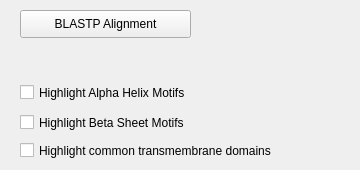
      <widget class="QWidget" name="FunctionalComparison">
       <attribute name="title">
        <string>Functional Comparison</string>
       </attribute>
       <widget class="QPushButton" name="pushButton">
        <property name="geometry">
         <rect>
          <x>20</x>
          <y>10</y>
          <width>171</width>
          <height>28</height>
         </rect>
        </property>
        <property name="text">
         <string>BLASTP Alignment</string>
        </property>
       </widget>
       <widget class="QCheckBox" name="checkBox_2">
        <property name="geometry">
         <rect>
          <x>20</x>
          <y>80</y>
          <width>241</width>
          <height>25</height>
         </rect>
        </property>
        <property name="text">
         <string>Highlight Alpha Helix Motifs</string>
        </property>
       </widget>
       <widget class="QCheckBox" name="checkBox_3">
        <property name="geometry">
         <rect>
          <x>20</x>
          <y>110</y>
          <width>231</width>
          <height>25</height>
         </rect>
        </property>
        <property name="text">
         <string>Highlight Beta Sheet Motifs</string>
        </property>
       </widget>
       <widget class="QCheckBox" name="checkBox_4">
        <property name="geometry">
         <rect>
          <x>20</x>
          <y>140</y>
          <width>331</width>
          <height>21</height>
         </rect>
        </property>
        <property name="text">
         <string>Highlight common transmembrane domains</string>
        </property>
       </widget>
      </widget>
